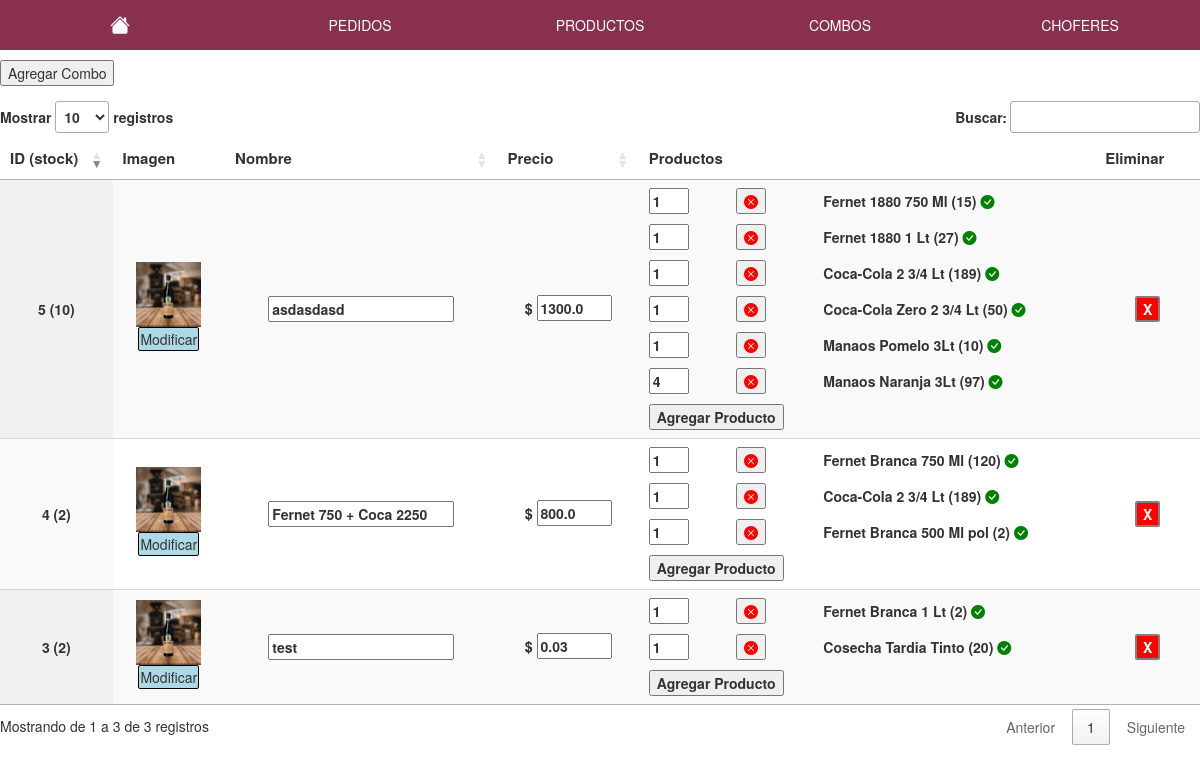
Screenshot of /panel/combos (signed in) with the database file from the repository.
### tienda/models.py (models this page shows, shortened)
class Combos(db.Model):
    id=db.Column(db.Integer(),primary_key=True)
    nombre=db.Column(db.String(length=500),nullable=False)
    datos_combo= db.Column(types.JSON(),nullable=False)  # id del producto y cantidad
    precioFinal=db.Column(db.Float(),nullable=False)
    stock=db.Column(db.Integer(),nullable=False)
    imagen=db.Column(db.String(),nullable=False)

class Productos(db.Model):
    id=db.Column(db.Integer(),primary_key=True)
    nombre=db.Column(db.String(length=500),nullable=False)
    categoria=db.Column(db.String(length=100),nullable=False)
    precio=db.Column(db.Float(),nullable=False)
    stock=db.Column(db.Integer(),nullable=False)
    oferta=db.Column(db.Integer(),nullable=True)
    precioFinal=db.Column(db.Float(),nullable=False)
    imagen=db.Column(db.String(),nullable=False)

### tienda/usuario/routesadmin.py (the view)
@app.route('/panel/combos', methods=['GET','POST'])
@login_required
def combos():
    meFijoStock()
    productos = Productos.query.all()
    combos= Combos.query.all()
    info = [None]*1000 #aca van los datos del carrito
    prod = [None]*1000 #aca van los datos del carrito
    for items in combos:
        info[items.id] = json.loads(items.datos_combo)
    for items in  productos:
        prod[items.id]=items
    return render_template('panelcombos.html',productos=productos,combos=combos,info=info,prod=prod)

### tienda/carrito/routes.py (called while the page is built)
@app.context_processor
def contar_carrito():
	try:
		if request.cookies.get("carrito") is None:
			return {'num_articulos': 0}
		else:
			datos = json.loads(request.cookies.get("carrito"))
			return {'num_articulos': len(datos)}
	except:
			return {'num_articulos': 0}

### tienda/models.py (called while the page is built)
def meFijoStock():
    combos=Combos.query.all()
    for combo in combos:
        cantidades=[]
        datos=json.loads(combo.datos_combo)
        for producto in datos:
            pid=producto['id']
            pcant=producto['cantidad']
            stock_producto=Productos.query.get(pid).stock
            cantidades.append(stock_producto//pcant)
        combo.stock=min(cantidades)
    db.session.commit()

### tienda/routes.py (called while the page is built)
@login_manager.user_loader
def load_user(user_id):
	aux=Usuarios.query.get(int(user_id))
	return aux

### tienda/templates/panelcombos.html (shortened to what this page needs)
{% extends 'layout-admin.html' %}
{% block content %}
<div class="contenido">
      <button id="show">Agregar Combo</button>
      <table id="combos" hidden="hidden" class="display" style="width:100%;">
        <thead>
            <tr>
               <th>ID (stock)</th>
                <th>Imagen</th>
                <th>Nombre</th>
                <th>Precio</th>
                <th>Productos</th>
                <th>Eliminar</th>
            </tr>
        </thead>
        <tbody>
         {%for i in combos %}
         <tr>
           <td style="max-width: 50px !important;">{{i.id}} ({{i.stock}})</td>
           <td>
              <div class="imagen">
                  <div><img class="img" src="../static/media/productos/{{i.imagen}}"></div>
               <div>
               <form action="/panel/combos/modifica" method="POST" enctype="multipart/form-data">
                  <label for="file{{i.id}}">Modificar</label>
               </form>
               </div>
            </div>
           </td>
           <td>
              <form action="/panel/combos/modifica" method="POST">
               <input type="text" name="nombre" value="{{i.nombre}}">
               </form>
           </td>
           <td>
            <form action="/panel/combos/modifica" method="POST">
               <nobr><label for="precio"><b>$</b></label>
               <input type="number" name="precio" value="{{i.precioFinal}}" step="0.01" min="0" style="width:75px"></nobr>
               </form>
           </td>
           <td style="text-align: left">
              <div class="productos" >
                  {%  for j in info[i.id] %}
                  <div>
                  <form method="POST" action="/panel/combos/modifica">
                    <input type="number" min="1" name="cantidad" value="{{ j.cantidad }}" style="width: 40px;">
                    </form>
                    <form method="POST" action="/panel/combos/modifica">
                     {% if info[i.id][0] != info[i.id][-1] %}
                        <button type="submit" name="idproducto" value="{{ j.id }}"><i class="bi bi-x-circle-fill" style="color: red;"></i></button>
                     {% endif %}
                    </form>
                    {% if prod[j.id|int]!=None %}
                     <nobr>{{prod[(j.id | int)].nombre}}
                     ({{prod[(j.id | int)].stock}})
                     {% if prod[(j.id | int)].stock< j.cantidad%}
                     <i class="bi bi-exclamation-circle-fill" style="color:red;"></i>
                     {% else %}
                     <i class="bi bi-check-circle-fill" style="color: green;"></i>
                     {% endif %}
                  </nobr>
                    {% else %}
                    <span>Producto Eliminado</span>
                    {% endif %}
                   </div>
                  {% endfor %}
               </div>
               <div>
                 <button type="button" class="agregar-producto" data-id="{{i.id}}">
                 Agregar Producto
                  </button>
               </div>
           </td>
           <td>
              <div class="eliminar">
               <form method="POST" action="/panel/combos/modifica">
                  <button type="submit">X</button>
               </form>
            </div>
           </td>
           {% endfor %}
         </tr>
        </tbody>
    </table>
</div>
{% endblock content %}

### tienda/static/admin.css (style rules this page uses)
body { background-color: rgb(245,245,245); font-family: arial; min-height: 100%; font-size: 14px; }
html, body { margin: 0; height: 100%; }
.img { max-width: 65px; max-height: 65px; }
.contenido { max-width: 1200px; margin: auto; margin-top: 10px; }
#show { margin-bottom: 15px; }
.eliminar form { text-align: center; }
.eliminar button { background-color: red; color: white; font-weight: bold; border: 2px solid grey; border-radius: 2px; cursor: pointer; }
th { font-size: 15px; }
td { text-align: center; font-weight: bold; }
td input, td select { font-weight: bold; }
.imagen label { border: 1px solid black; padding: 1px; font-weight: normal; border-radius: 2px; background-color: lightblue; cursor: pointer; font-size: 14px; }
#combos .productos div { display: grid; grid-template-columns: 1fr 1fr 3fr; padding-bottom: 10px; min-width: 325px; align-items: center; }

### rows the page displays
Combos: id "3", stock "2", imagen (picture), nombre "test", precio "0.03", cantidad "1" "1", {{ j.id }} 14 (drawn)
Productos: nombre "Fernet Branca 1 Lt", stock "2"
Productos: nombre "Cosecha Tardia Tinto", stock "20"
Combos: id "4", stock "2", imagen (picture), nombre "Fernet 750 + Coca 2250", precio "800.0", cantidad "1" "1" "1", {{ j.id }} 6 (drawn)
Productos: nombre "Fernet Branca 750 Ml", stock "120"
Productos: nombre "Coca-Cola 2 3/4 Lt" "Coca-Cola 2 3/4 Lt", stock "189" "189"
Productos: nombre "Fernet Branca 500 Ml pol", stock "2"
Combos: id "5", stock "10", imagen (picture), nombre "asdasdasd", precio "1300.0", cantidad "1" "1" "1" "1" "1" "4", {{ j.id }} 6 (drawn), {{ j.id }} 7 (drawn), {{ j.id }} 8 (drawn), {{ j.id }} 9 (drawn)
Productos: nombre "Fernet 1880 750 Ml", stock "15"
Productos: nombre "Fernet 1880 1 Lt", stock "27"
Productos: nombre "Coca-Cola Zero 2 3/4 Lt", stock "50"
Productos: nombre "Manaos Pomelo 3Lt", stock "10"
Productos: nombre "Manaos Naranja 3Lt", stock "97"
